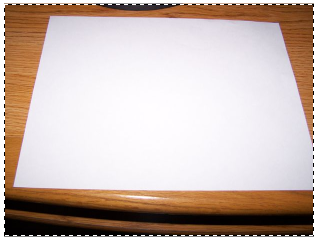
//> input picture Perspective Transformation/paper.png, 317 x 240 px
$ ./main   (built with g++ and OpenCV 4)
//> lines starting //> are read from the running program, lines starting //| are printed output that depends on the picture; after the words box and inside, x2 and y2 are one past the last pixel; in counts of white or black regions, pixels touching at a corner belong together
#include <iostream>
#include <opencv2/opencv.hpp>

using namespace std;
using namespace cv;

/*
    When human eyes see near things they look bigger as compare to those who are far away. This is called perspective in a general way. Whereas transformation is the transfer of an object e.t.c from one state to another.
    So overall, the perspective transformation deals with the conversion of 3d world into 2d image. The same principle on which human vision works and the same principle on which the camera works.
*/
int main()
{

    Mat frame = imread("paper.png",CV_LOAD_IMAGE_COLOR);
//> frame is the input picture: 240 rows x 317 cols, CV_8UC3; mean B, G, R 175.2, 183, 200.1

    int height = frame.rows;
//> height = 240
    int width = frame.cols;
//> width = 317

    // Define some points, top left, top right, bottom left and right for the paper
    circle(frame, Point(width - 269,height - 224), 5, Scalar(0,0,255), -1);
//> frame: 240 rows x 317 cols, CV_8UC3; 0.11% of pixels changed, all inside (x1, y1, x2, y2) = (43, 11, 54, 22)
    circle(frame, Point(width - 38, height - 219), 5, Scalar(0,0,255), -1);
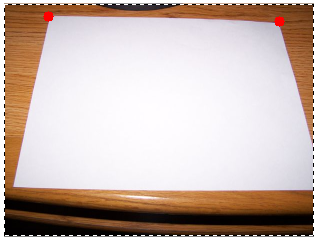
//> frame: 240 rows x 317 cols, CV_8UC3; mean B, G, R 175.1, 182.8, 200.3
    circle(frame, Point(width - 300,height - 54), 5, Scalar(0,0,255), -1);
//> frame: 240 rows x 317 cols, CV_8UC3; 0.11% of pixels changed, all inside (x1, y1, x2, y2) = (12, 181, 23, 192)
    circle(frame, Point(width - 10, height - 52), 5, Scalar(0,0,255), -1);

    vector<Point2f>points = {
        Point(width - 269,height - 224), // Top left
        Point(width - 38, height - 219), // Top right
        Point(width - 300,height - 54),  // Bottom left
        Point(width - 10, height - 52)   // Bottom right
    };

    line(frame, points[0],points[1], Scalar(0,255,0), 2, LINE_AA);
    line(frame, points[0],points[2], Scalar(0,255,0), 2, LINE_AA);
    line(frame, points[1],points[3], Scalar(0,255,0), 2, LINE_AA);
    line(frame, points[2],points[3], Scalar(0,255,0), 2, LINE_AA);
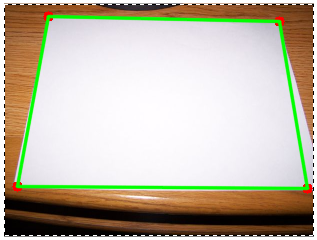
//> frame: 240 rows x 317 cols, CV_8UC3; mean B, G, R 167, 184.7, 192

    vector<Point2f> sizeImage = {Point(0,0), Point(width - 1, 0), Point(0, height - 1), Point(width - 1, height - 1)};

    Mat matrix, result;

    matrix = getPerspectiveTransform(points, sizeImage);

    warpPerspective(frame, result, matrix, result.size());
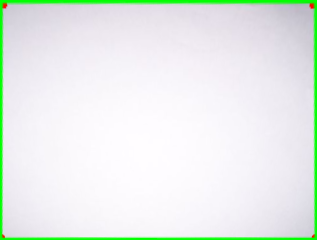
//> result: 240 rows x 317 cols, CV_8UC3; mean B, G, R 233.3, 238, 230.6

    imshow("Frame", frame);
    imshow("Result", result);

    waitKey();

    return 0;
}
